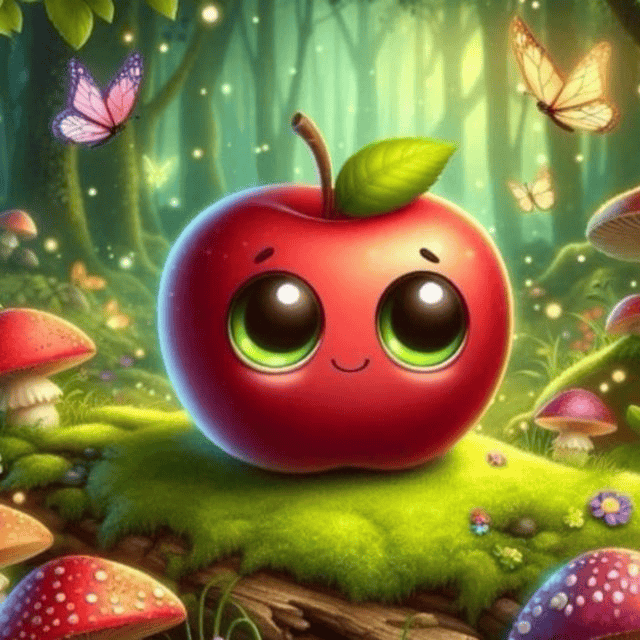
#> input picture img/input.png, 640 x 640 px
$ python img_to_mat.py ../img/input.png
#> lines starting #> are read from the running program, lines starting #| are printed output that depends on the picture

import sys
from PIL import Image
import numpy as np

img_path = sys.argv[1]

img = Image.open(img_path).convert('L')
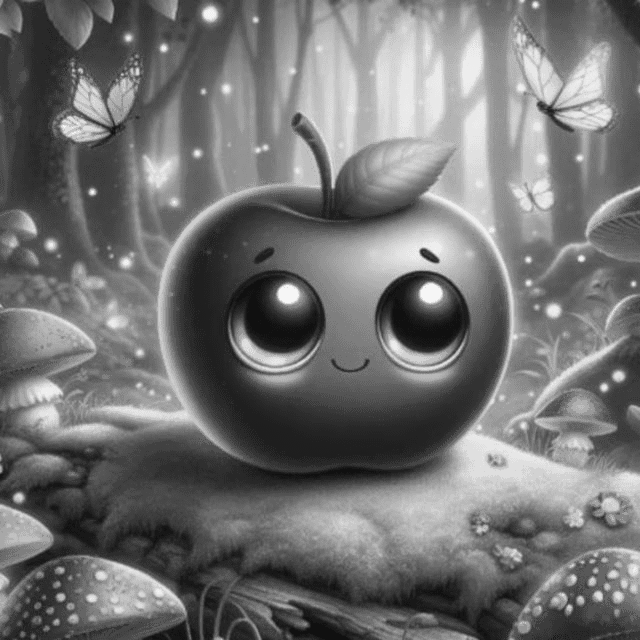
#> img: PIL image 640x640 L; min 16, max 246, mean 114.1

img_np = np.array(img)

first_line = img_np[0]
#> first_line = 640 values, max 228 at index 522, min 30 at index 626, mean 95.43

with open("conf/mat_to_conv_input.bin", "wb") as f:
    f.write(first_line.tobytes())
